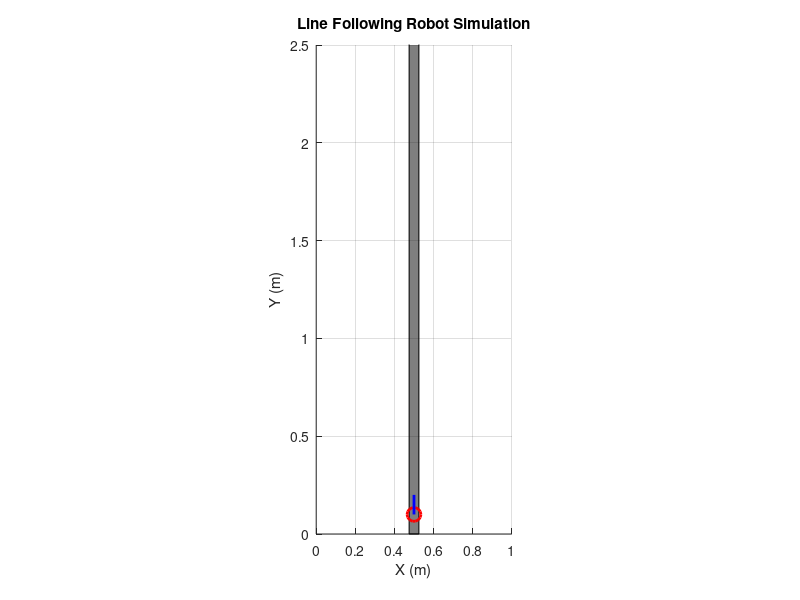

Reproduce this figure in MATLAB. (Note: this script raises an error after producing the figure.)
%% MATLAB Line Following Robot Simulation

% Clear workspace and close figures
clear;
clc;
close all;

%% 1. Simulation Parameters

dt = 0.05;         % Time step for simulation (seconds)
T_sim = 50;        % Total simulation time (seconds)
num_steps = T_sim / dt; % Number of simulation steps

robot_radius = 0.1; % Robot radius (meters) - simplified as a circle
wheel_base = 0.2;   % Distance between wheels (meters)

% Robot initial position and orientation
robot_x = 0.5;      % Initial X position
robot_y = 0.1;      % Initial Y position (starting slightly above the line)
robot_theta = pi/2; % Initial orientation (radians, pi/2 = facing upwards)

% Sensor parameters
num_sensors = 5; % Number of simulated IR sensors
sensor_spacing = 0.03; % Spacing between sensors on the robot (meters)
sensor_offset_y = -robot_radius + 0.01; % Offset of sensors from robot center along Y-axis (front of robot)

% Motor parameters
base_speed = 0.5;   % Base speed of motors when moving straight (m/s)
max_turn_factor = 0.8; % Maximum factor to adjust speed for turning

% PID Controller Parameters (or use rule-based for simplicity first)
Kp = 1.0; % Proportional gain
Ki = 0.0; % Integral gain (often not needed for basic line following)
Kd = 0.0; % Derivative gain (can help smooth turns)

integral_error = 0;
previous_error = 0;

% Line parameters (straight line for simplicity)
line_width = 0.05; % Width of the black line (meters)
line_center_x = 0.5; % X-coordinate of the center of the vertical line

% Simulation data storage
robot_history_x = zeros(1, num_steps);
robot_history_y = zeros(1, num_steps);
robot_history_theta = zeros(1, num_steps);

%% 2. Setup Figure for Visualization

figure('Name', 'Line Following Robot Simulation', 'Position', [100, 100, 800, 700]);
ax = gca;
hold on;
axis equal; % Maintain aspect ratio
grid on;
xlim([0 1]); % X-axis limits for the environment
ylim([0 T_sim * 0.05]); % Y-axis limits (adjust as robot moves up)
xlabel('X (m)');
ylabel('Y (m)');
title('Line Following Robot Simulation');

% Plot the simulated line (a black vertical strip)
patch([line_center_x - line_width/2, line_center_x + line_width/2, ...
       line_center_x + line_width/2, line_center_x - line_width/2], ...
      [0, 0, T_sim * base_speed * 1.5, T_sim * base_speed * 1.5], ... % Extend line far enough
      'k', 'FaceAlpha', 0.5); % Black line

% Initialize robot plot
robot_plot = plot(robot_x, robot_y, 'ro', 'MarkerSize', robot_radius*100, 'LineWidth', 2); % Robot body
robot_orientation_line = plot([robot_x, robot_x + robot_radius*cos(robot_theta)], ...
                              [robot_y, robot_y + robot_radius*sin(robot_theta)], 'b-', 'LineWidth', 2); % Orientation line

% Initialize sensor plots
sensor_plots = gobjects(num_sensors, 1);
for i = 1:num_sensors
    sensor_plots(i) = plot(0, 0, 'go', 'MarkerSize', 5, 'MarkerFaceColor', 'g'); % Green for white surface
end


%% 3. Simulation Loop

fprintf('Starting simulation...\n');
for k = 1:num_steps

    % Calculate sensor positions relative to robot center
    % Sensors are arranged horizontally at the front of the robot
    sensor_angles = linspace(-wheel_base/2, wheel_base/2, num_sensors); % Relative x-positions
    
    sensor_readings = zeros(1, num_sensors);
    weighted_sum = 0;
    active_sensors = 0;
    
    for i = 1:num_sensors
        % Sensor position in robot's local frame
        local_sensor_x = sensor_angles(i);
        local_sensor_y = sensor_offset_y;

        % Convert sensor local position to global coordinates
        global_sensor_x = robot_x + local_sensor_x * cos(robot_theta) - local_sensor_y * sin(robot_theta);
        global_sensor_y = robot_y + local_sensor_x * sin(robot_theta) + local_sensor_y * cos(robot_theta);

        % Simulate sensor reading: 1 if on line, 0 if off line
        if abs(global_sensor_x - line_center_x) < line_width / 2
            sensor_readings(i) = 1; % Sensor detects the black line
        else
            sensor_readings(i) = 0; % Sensor detects white background
        end

        % Update sensor plot color based on reading
        if sensor_readings(i) == 1
            set(sensor_plots(i), 'XData', global_sensor_x, 'YData', global_sensor_y, 'MarkerFaceColor', 'r'); % Red for black line
        else
            set(sensor_plots(i), 'XData', global_sensor_x, 'YData', global_sensor_y, 'MarkerFaceColor', 'g'); % Green for white background
        end
        
        % For calculating error: A weighted sum of active sensors
        % Sensors are indexed from left (1) to right (num_sensors)
        % Weights: -2, -1, 0, 1, 2 for 5 sensors
        weight = (i - (num_sensors + 1) / 2); % e.g., -2, -1, 0, 1, 2 for 5 sensors
        if sensor_readings(i) == 1
            weighted_sum = weighted_sum + weight;
            active_sensors = active_sensors + 1;
        end
    end

    % 4. Implement Control Logic (PID-like error calculation)
    % The 'error' indicates how far off-center the robot is from the line.
    % If weighted_sum is 0, robot is centered.
    % If weighted_sum is positive, robot is too far left (needs to turn right).
    % If weighted_sum is negative, robot is too far right (needs to turn left).
    
    current_error = weighted_sum; % Directly use weighted sum as error for simplicity

    % PID controller (adjust Kp, Ki, Kd as needed)
    integral_error = integral_error + current_error * dt;
    derivative_error = (current_error - previous_error) / dt;
    
    turn_adjustment = Kp * current_error + Ki * integral_error + Kd * derivative_error;
    previous_error = current_error;

    % Limit the turn adjustment
    turn_adjustment = max(-max_turn_factor, min(max_turn_factor, turn_adjustment));

    % Calculate wheel speeds
    v_left = base_speed - turn_adjustment;
    v_right = base_speed + turn_adjustment;

    % Limit wheel speeds to avoid negative speeds or excessively high speeds
    v_left = max(-base_speed, min(base_speed * 2, v_left));
    v_right = max(-base_speed, min(base_speed * 2, v_right));
    
    % 5. Update Robot Dynamics (Differential Drive Kinematics)
    
    % Angular velocity of the robot
    omega = (v_right - v_left) / wheel_base;
    
    % Linear velocity of the robot's center
    v = (v_left + v_right) / 2;

    % Update robot pose
    robot_theta = robot_theta + omega * dt;
    robot_x = robot_x + v * cos(robot_theta) * dt;
    robot_y = robot_y + v * sin(robot_theta) * dt;

    % Store history
    robot_history_x(k) = robot_x;
    robot_history_y(k) = robot_y;
    robot_history_theta(k) = robot_theta;

    % 6. Update Visualization
    set(robot_plot, 'XData', robot_x, 'YData', robot_y);
    set(robot_orientation_line, 'XData', [robot_x, robot_x + robot_radius*cos(robot_theta)], ...
                                'YData', [robot_y, robot_y + robot_radius*sin(robot_theta)]);

    % Adjust Y-axis limit dynamically if the robot moves far
    if robot_y > current_ylim_values(2) * 0.8
        new_ylim = ylim(2) + base_speed * T_sim * 0.1; % Extend 10% of total possible travel
        ylim([ylim(1) new_ylim]);
        % Re-plot the line to extend with the new limits
        patch([line_center_x - line_width/2, line_center_x + line_width/2, ...
               line_center_x + line_width/2, line_center_x - line_width/2], ...
              [0, 0, new_ylim * 1.2, new_ylim * 1.2], ... % Extend line further
              'k', 'FaceAlpha', 0.5, 'EdgeColor', 'none'); % 'EdgeColor', 'none' to avoid overlapping lines
        uistack(robot_plot, 'top'); % Bring robot to front
        uistack(robot_orientation_line, 'top');
        for i=1:num_sensors, uistack(sensor_plots(i), 'top'); end
    end


    drawnow limitrate; % Update plot efficiently
    
    % Optional: Add a slight pause for slower visualization
    % pause(dt * 0.1);

    % Optional: Stop simulation if robot goes too far off track (implement detection)
    if abs(robot_x - line_center_x) > line_width * 2
        fprintf('Robot went too far off track! Simulation ended.\n');
        break;
    end
end

fprintf('Simulation finished.\n');

% Plot the robot's path
plot(robot_history_x(1:k), robot_history_y(1:k), 'b--', 'LineWidth', 1); % Blue dashed line for path

hold off;